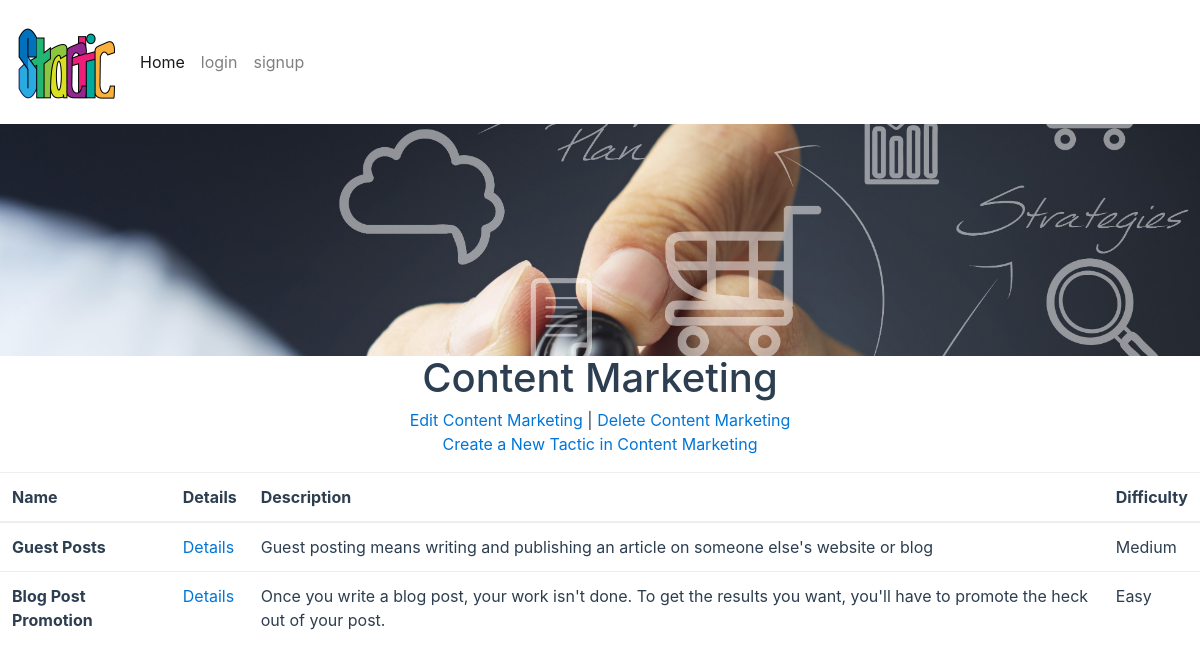
The app's page /strategy/2/tactic/ with its own data.
### database_setup.py (models this page shows, shortened)
class Strategy(Base):
  __tablename__ = 'strategy'
  id = Column(Integer, primary_key=True)
  user_id = Column(Integer, ForeignKey('user.id'))
  user = relationship(User)
  tactics = relationship("Tactic", backref="belongs_to", cascade="all, delete-orphan")
  name = Column(String(250), nullable=False)
  description = Column(Text)
  image = Column(Text)

class Tactic(Base):
  __tablename__ = 'tactic'
  id = Column(Integer, primary_key=True)
  strategy_id = Column(Integer, ForeignKey('strategy.id'))
  strategy = relationship(Strategy, cascade="all, delete-orphan", single_parent=True)
  user_id = Column(Integer, ForeignKey('user.id'))
  user = relationship(User)
  name = Column(String(100), nullable=False)
  description = Column(Text)
  difficulty = Column(String(50))
  resource_link = Column(String(500))
  tool_link = Column(String(500))

### project.py (the view)
@app.route('/strategy/<int:strategy_id>/')
@app.route('/strategy/<int:strategy_id>/tactic/')
def showTactic(strategy_id):
    strategy = db_session.query(Strategy).filter_by(id=strategy_id).one()
    tactics = db_session.query(Tactic).filter_by(
        strategy_id=strategy_id).all()
    return render_template(
                            'tactic.html',
                            tactics=tactics,
                            strategy=strategy,
                            strategy_id=strategy_id
                            )

### project.py (called while the page is built)
@app.before_request
def before_request():
    g.user = None
    if 'twitter_oauth' in session:
        g.user = session['twitter_oauth']

### templates/tactic.html (shortened to what this page needs)
{% extends "base.html" %}
{% block content %}
<div class="row">
	<div class="col-md-12 text-center">
		<img src="{{ url_for('static', filename='img/strategy.jpg') }}" class="img-fluid" alt="Responsive image">
		<h1>{{ strategy.name }}</h1>
		<p><a href = "{{url_for('editStrategy', strategy_id = strategy.id)}}">Edit {{strategy.name}}</a> |
		<a href = "{{url_for('deleteStrategy', strategy_id = strategy.id)}}">Delete {{strategy.name}}</a>  <br>
		<a href="{{url_for('newTactic', strategy_id = strategy.id)}}">Create a New Tactic in {{strategy.name}}</a></p>
	</div>
</div>
	{% if tactics !=[] %}
		<div class="row">
			<div class="col-md-12">
			<table class="table table-hover">
				  <thead>
				    <tr>
				      <th>Name</th>
				      <th>Details</th>
				      <th>Description</th>
				      <th>Difficulty</th>
				    </tr>
				  </thead>
				  <tbody>
				    <tr>
				    {% for t in tactics %}
				      <th scope="row">{{t.name}}</th>
				      <td><a href="{{url_for('tacticDetails', strategy_id = strategy.id, tactic_id=t.id)}}">Details</a></td>
				      <td>{{t.description}}</td>
				      <td>{{t.difficulty}}</td>
				    </tr>
					{% endfor %}
				  </tbody>
				</table>
			</div>
	{% endif %}
{% endblock %}

### records on screen
Strategy: name "Content Marketing"
Tactic: name "Guest Posts", description "Guest posting means writing and publishing an article on someone else's website or blog", difficulty "Medium"
Tactic: name "Blog Post Promotion", description "Once you write a blog post, your work isn't done. To get the results you want, you'll have to promote the heck out of your post.", difficulty "Easy"
